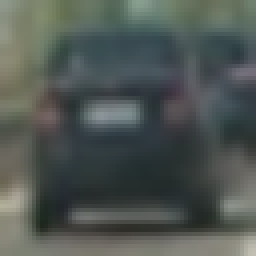
#> input picture TrainTestData/Initial_GKU/vehicles/GTI_Far/image0002.png, 64 x 64 px (shown 4 times larger); its folder holds 4 pictures in this run
$ python TrainClassifier.py   (older library calls are emulated)
#> lines starting #> are read from the running program, lines starting #| are printed output that depends on the picture
### project_library/ExtractFeatures.py
'''
    Extract spatial and hog feature functions
'''
import matplotlib.pyplot as plt
import matplotlib.image as mpimg
import matplotlib.gridspec as gridspec
import glob
import numpy as np
import cv2
from skimage.feature import hog


# Convert RGB to specific color type
def convert_color(img, color_space):
    if color_space == 'HSV':
        feature_image = cv2.cvtColor(img, cv2.COLOR_RGB2HSV)
    elif color_space == 'LUV':
        feature_image = cv2.cvtColor(img, cv2.COLOR_RGB2LUV)
    elif color_space == 'HLS':
        feature_image = cv2.cvtColor(img, cv2.COLOR_RGB2HLS)
    elif color_space == 'YUV':
        feature_image = cv2.cvtColor(img, cv2.COLOR_RGB2YUV)
    elif color_space == 'YCrCb':
        feature_image = cv2.cvtColor(img, cv2.COLOR_RGB2YCrCb)
    else:
        feature_image = img
    return feature_image


def convertTo255(img):
    img_cvt = np.array([x*255 for x in img]).astype(np.uint8)
    return img_cvt

# [9 lines left out: function ContrastEnhanceRGB, not called in this run]


# Define a function to return HOG features and visualization
# Note img is 1 channel only: could be a type of RGB, HLS, YCrCb....
def get_hog_features(img, orient, pix_per_cell, cell_per_block, hog_vis=False, feature_vec=True):
    # Call with two outputs if vis==True
    if hog_vis == True:
        features, hog_image = hog(img, orientations=orient,
                                  pixels_per_cell=(pix_per_cell, pix_per_cell),
                                  cells_per_block=(cell_per_block, cell_per_block),
                                  transform_sqrt=True,
                                  visualise=hog_vis, feature_vector=feature_vec)
        return features, hog_image
    # Otherwise call with one output
    else:
        features = hog(img, orientations=orient,
                       pixels_per_cell=(pix_per_cell, pix_per_cell),
                       cells_per_block=(cell_per_block, cell_per_block),
                       transform_sqrt=True,
                       visualise=hog_vis, feature_vector=feature_vec)
        return features

# Define a function to compute binned color features
def bin_spatial(img, size=(32, 32), bin_vis=False):
    # image resize
    img_resize = cv2.resize(img, size)
    # Create the feature vector
    features = img_resize.ravel()
    if bin_vis:
        return features, img_resize
    else:
        # Return the feature vector
        return features

# Define a function to compute color histogram features
def color_hist(img, nbins=32, bins_range=(0, 256)):
    # Compute the histogram of the color channels separately
    channel1_hist = np.histogram(img[:,:,0], bins=nbins, range=bins_range)
    channel2_hist = np.histogram(img[:,:,1], bins=nbins, range=bins_range)
    channel3_hist = np.histogram(img[:,:,2], bins=nbins, range=bins_range)
    # Concatenate the histograms into a single feature vector
    hist_features = np.concatenate((channel1_hist[0], channel2_hist[0], channel3_hist[0]))
    # Return the individual histograms, bin_centers and feature vector
    return hist_features

# Define a function to extract features from a list of images
# Have this function call bin_spatial() and color_hist()
def extract_features(imgs, color_space, spatial_size=(32, 32), hist_bins=32, orient=9,
                     pix_per_cell=8, cell_per_block=2, hog_channel=0, spatial_feat=True,
                     hist_feat=True, hog_feat=True):
    # Create a list to append feature vectors to
    features = []
    # Iterate through the list of images
    for file in imgs:
        file_features = []
        # Read in each one by one
        # Using matplotlib
        #   jpg will be 0-255
        #   png will be 0-1.0
        image = mpimg.imread(file)
        img = np.copy(image)

        # I am using 0-255 scale through out
        # convert png 0-1.0 scale to 0-255
        img = convertTo255(img)

        # enhance contrast
        #img = ContrastEnhanceRGB(img)

        if spatial_feat == True:
            # convert to specific color type for spatial features
            feature_image = convert_color(img, color_space['spatial'])
            spatial_features = bin_spatial(feature_image, size=spatial_size)
            file_features.append(spatial_features)
        if hist_feat == True:
            # convert to specific color type for histogram features
            feature_image = convert_color(img, color_space['hist'])
            hist_features = color_hist(feature_image, nbins=hist_bins)
            file_features.append(hist_features)
        if hog_feat == True:
            # convert to specific color type for hog features
            feature_image = convert_color(img, color_space['hog'])
            # Call get_hog_features() with vis=False, feature_vec=True
            if hog_channel == 'ALL':
                hog_features = []
                for channel in range(feature_image.shape[2]):
                    hog_features.append(get_hog_features(feature_image[:,:,channel],
                                        orient, pix_per_cell, cell_per_block,
                                        hog_vis=False, feature_vec=True))
                hog_features = np.ravel(hog_features)
            else:
                hog_features = get_hog_features(feature_image[:,:,hog_channel], orient,
                            pix_per_cell, cell_per_block, hog_vis=False, feature_vec=True)
            # Append the new feature vector to the features list
            file_features.append(hog_features)

        # combine all feature spaces
        features.append(np.concatenate(file_features))
    # Return list of feature vectors
    return features

# [61 lines left out: functions MultiplePlots, test_bin_spatial, test_hog_feature, not called in this run]


# [39 lines that do not run on import are left out]


### project_library/LoadData.py
import numpy as np
import glob
from sklearn.utils import shuffle


def BuildImageNames(Paths, test_size=0.2):
    train_names = []
    test_names   = []
    for path in Paths:
        # load file name and sort them in order before spliting data
        # Note: data is in a time order so sorting and spliting them
        #       will make sure the train and test data are quite different
        all_names = np.sort(glob.glob(path))

        if(len(all_names)==0):
            print("File not found....")
        # split train & test data
        split = np.int((1.0-test_size) * len(all_names))
        train_names.append(all_names[0:split])
        test_names.append(all_names[split:])

    # merge list
    train_names = np.concatenate(train_names)
    test_names = np.concatenate(test_names)
    # shuffle list
    train_names = shuffle(train_names)
    test_names  = shuffle(test_names)
    return train_names, test_names

def BuildTrainTest(path_vehicles, path_notvehicles):
    # vehicles: label 1
    train_vehicle_names, test_vehicle_names   = BuildImageNames(path_vehicles)
    train_vehicle_labels, test_vehicle_labels = np.ones(len(train_vehicle_names)), np.ones(len(test_vehicle_names))
    # non venicles: label 0
    train_notvehicle_names, test_notvehicle_names   = BuildImageNames(path_notvehicles)
    train_notvehicle_labels, test_notvehicle_labels = np.zeros(len(train_notvehicle_names)), np.zeros(len(test_notvehicle_names))
    # merge training/testing data and labels and shuffle them together
    train_X  = np.hstack((train_vehicle_names, train_notvehicle_names))
    train_y = np.hstack((train_vehicle_labels, train_notvehicle_labels))
    train_names, train_labels = shuffle(train_X, train_y)
    test_X = np.hstack((test_vehicle_names, test_notvehicle_names))
    test_y = np.hstack((test_vehicle_labels, test_notvehicle_labels))
    test_names, test_labels   = shuffle(test_X, test_y)

    print("training car: ", len(np.argwhere(train_y > 0)), "training not car: ", len(np.argwhere(train_y < 1))  )
    print("testing car: ", len(np.argwhere(test_y > 0)),  "testing not car: ", len(np.argwhere(test_y < 1))  )
    return train_names,train_labels,test_names,test_labels


# [14 lines that do not run on import are left out]


### project_library/TrainClassifier.py
from LoadData import *
from ExtractFeatures import *
#import matplotlib.image as mpimg
from sklearn.svm import LinearSVC
from sklearn import svm
from sklearn.preprocessing import StandardScaler
import time
import pickle


if __name__ == '__main__':
    print("Read image log names ....")
    # vehicles
    path1 = '../TrainTestData/Initial_GKU/vehicles/GTI_Far/image*.png'
    path2 = '../TrainTestData/Initial_GKU/vehicles/GTI_Left/image*.png'
    path3 = '../TrainTestData/Initial_GKU/vehicles/GTI_MiddleClose/image*.png'
    path4 = '../TrainTestData/Initial_GKU/vehicles/GTI_Right/image*.png'
    path5 = '../TrainTestData/Initial_GKU/vehicles/KITTI_extracted/*.png'
    vehicle_paths = [path1,path2,path3,path4,path5]
    # non vehicles
    path6 = '../TrainTestData/Initial_GKU/non_vehicles/Extras/extra*.png'
    path7 = '../TrainTestData/Initial_GKU/non_vehicles/GTI/image*.png'
    nonvehicle_paths = [path6,path7]
    # build training and testing data set
    train_names,train_labels,test_names,test_labels = BuildTrainTest(vehicle_paths,nonvehicle_paths)
    print("Number of training: ", len(train_names))
    print("Number of testing:  ", len(test_names))

    # extract train/test features #HLS,HSV,LUV,RGB,YCrCb
    feature_color = {'hog':'YCrCb','spatial':'RGB','hist':'YCrCb'}
    # [4 lines of commented-out code are left out]
    orient = 9                  # HOG orientations
    pix_per_cell = 8            # HOG pixels per cell
    cell_per_block = 2          # HOG cells per block
    hog_channel = 'ALL'         # HOG channel, can be 0, 1, 2, or "ALL"
    spatial_size = (32, 32)     # Spatial binning dimensions
    hist_bins = 32              # Number of histogram bins
    spatial_feat = True         # Spatial features on or off
    hist_feat = True            # Histogram features on or off
    hog_feat = True             # HOG features on or off

    print("Extract features ....")
    # Check the training time
    t=time.time()

    train_features = extract_features(train_names, color_space=feature_color,
                        spatial_size=spatial_size, hist_bins=hist_bins,
                        orient=orient, pix_per_cell=pix_per_cell,
                        cell_per_block=cell_per_block,
                        hog_channel=hog_channel, spatial_feat=spatial_feat,
                        hist_feat=hist_feat, hog_feat=hog_feat)
#> in extract_features, image is the input picture: shape (64, 64, 3) float32; mean R, G, B 0.314, 0.342, 0.326
#> in bin_spatial, `features = img_resize.ravel()`: features = 3072 values, max 190 at index 3069, min 30 at index 2607, mean 83.73
#> in extract_features, `spatial_features = bin_spatial(feature_image, size=spatial_size)`: spatial_features has the same summary as features in bin_spatial
#> in convert_color (call 2), `feature_image = cv2.cvtColor(img, cv2.COLOR_RGB2YCrCb)`: feature_image: shape (64, 64, 3); mean of channels 0, 1, 2 84.7, 124.7, 127.2
#> in color_hist, `hist_features = np.concatenate((channel1_hist[0], channel2_hist[0], ch..`: hist_features = 96 values, max 2685 at index 47, min 0 at index 0, mean 128
#> after the loop in extract_features, `for channel in range(feature_image.shape[2]):`: hog_features = 3 items
#> in extract_features, `hog_features = np.ravel(hog_features)`: hog_features = 5292 values, max 0.67 at index 1390, min 0 at index 5, mean 0.119
#> train_features = 3 items

    test_features = extract_features(test_names, color_space=feature_color,
                        spatial_size=spatial_size, hist_bins=hist_bins,
                        orient=orient, pix_per_cell=pix_per_cell,
                        cell_per_block=cell_per_block,
                        hog_channel=hog_channel, spatial_feat=spatial_feat,
                        hist_feat=hist_feat, hog_feat=hog_feat)
#> call 2 of extract_features, with imgs = array of shape (1,), spatial_size = (32, 32), hist_bins = 32, orient = 9, pix_per_cell = 8, cell_per_block = 2, hog_channel = 'ALL', spatial_feat = True
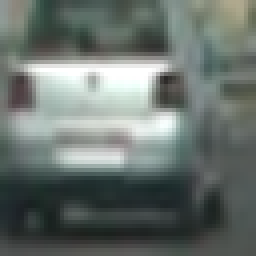
#> input picture TrainTestData/Initial_GKU/vehicles/GTI_Far/image0147.png, 64 x 64 px (shown 4 times larger)
#> in extract_features, image is the input picture: shape (64, 64, 3) float32; mean R, G, B 0.412, 0.447, 0.429
#> call 4 of bin_spatial, with size = (32, 32), bin_vis = False
#> in bin_spatial (call 4), `img_resize = cv2.resize(img, size)`:
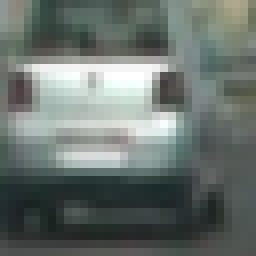
#> img_resize: shape (32, 32, 3) (shown 8 times larger); mean R, G, B 105.2, 114, 109.5
#> in bin_spatial (call 4), `features = img_resize.ravel()`: features = 3072 values, max 255 at index 906, min 25 at index 2412, mean 109.6
#> in extract_features (call 2), `spatial_features = bin_spatial(feature_image, size=spatial_size)`: spatial_features has the same summary as features in bin_spatial
#> in convert_color (call 11), `feature_image = cv2.cvtColor(img, cv2.COLOR_RGB2YCrCb)`: feature_image: shape (64, 64, 3); mean of channels 0, 1, 2 110.8, 123.9, 127.2
#> in extract_features (call 2), `hist_features = color_hist(feature_image, nbins=hist_bins)`: hist_features = 96 values, max 3190 at index 47, min 0 at index 0, mean 128
#> after the loop in extract_features (call 2), `for channel in range(feature_image.shape[2]):`: hog_features = 3 items
#> in extract_features (call 2), `hog_features = np.ravel(hog_features)`: hog_features = 5292 values, max 0.521 at index 130, min 0 at index 5, mean 0.12
#> test_features = 1 item

    # Feature scalling
    X = np.vstack((train_features, test_features)).astype(np.float64)
    # Fit a per-column scaler
    X_scaler = StandardScaler().fit(X)
    # Apply the scaler to X
    scaled_X = X_scaler.transform(X)
    # Get scaled training/testing dataset
    X_train = scaled_X[:len(train_features)]
    X_test  = scaled_X[len(train_features):]
    # Feature labels
    y_train = train_labels
    y_test  = test_labels

    '''
    plt.subplot(2,2,1)
    plt.plot(train_features[0])
    plt.subplot(2,2,2)
    plt.plot(X_train[0])
    plt.subplot(2,2,3)
    plt.plot(test_features[0])
    plt.subplot(2,2,4)
    plt.plot(X_test[0])
    plt.show()
    print("Number of training: ", len(X_train))
    print("Number of testing:  ", len(X_test))
    '''

    print("Fitting classifier ....")
    # Use a linear SVC
    '''
    svc = LinearSVC(C=1.0, class_weight=None, dual=True, fit_intercept=True, intercept_scaling=1, loss='squared_hinge',
              max_iter=1000, multi_class='ovr', penalty='l2', random_state=None, tol=0.0001, verbose=0)
    '''
    svc = LinearSVC()
#> (the run stopped early here; a loop or call above may not have finished)
